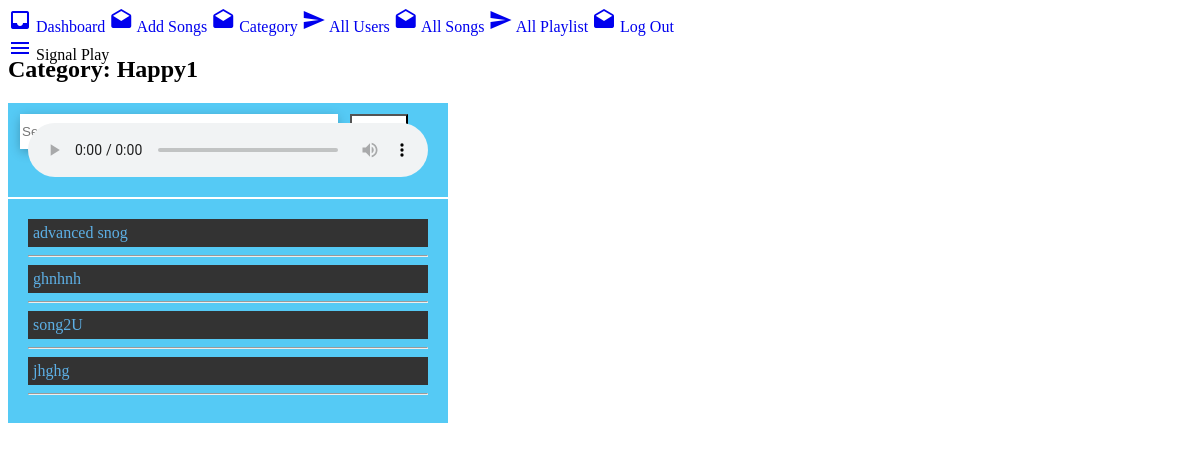
The app's page /admin/viewDetailsCategory.php?categoryDetail=8 (signed in), older data.
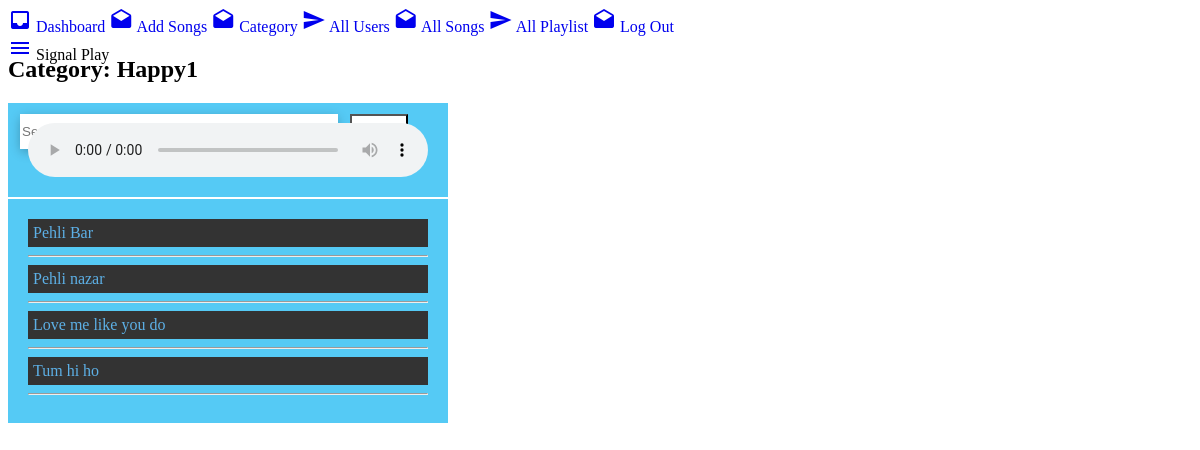
The same page, newer data.
### tables this page shows
CREATE TABLE `songs` (
  `sId` int(3) NOT NULL,
  `uId` int(3) NOT NULL,
  `sSong` text NOT NULL,
  `sTitle` varchar(256) NOT NULL,
  `sArtist` varchar(256) NOT NULL,
  `sImage` text NOT NULL,
  `sSource` text NOT NULL,
  `sDescription` varchar(256) NOT NULL,
  `sDuration` varchar(256) NOT NULL
);

### admin/viewDetailsCategory.php (the view, shortened to what this page needs)
<?php
require "db.php";
if(isset($_GET['categoryDetail'])){
	$categoryId = $_GET['categoryDetail'];
}
$query = "SELECT * FROM category WHERE cId=$categoryId";
$category= mysqli_query($con,$query);
while($row = mysqli_fetch_assoc($category)){
	$cName = $row['cName'];
}
?>
<!DOCTYPE html>
<html>
<head>
	<link rel="stylesheet" type="text/css" href="https://unpkg.com/material-components-web@latest/dist/material-components-web.min.css">
	<link rel="stylesheet" href="./css/style.css">
	<link rel="stylesheet" type="text/css" href="../user/css/searchBox.css">
</head>
<body>
	<?php include "header.php"; ?>
	<div class="mdc-drawer-app-content">
		<?php include "navbar.php";  ?>
		<main class="main-content" id="main-content">
			<div class="mdc-top-app-bar--fixed-adjust">
				<h2>Category: <?php echo $cName;  ?></h2>
				<?php
				$query = "SELECT * FROM catSongs WHERE cId=$categoryId LIMIT 1";
				$select_song_id= mysqli_query($con,$query);
				while($row = mysqli_fetch_assoc($select_song_id)){
					$song_id = $row['sId'];
					$query = "SELECT * FROM songs WHERE sId=$song_id ";
					$select_song= mysqli_query($con,$query);
					while($row = mysqli_fetch_assoc($select_song)){
						$song = $row['sSong'];
						?>
						<audio id="audio" preload="auto" tabindex="0" controls="">
							<source src="<?php echo $song; ?>">
							</audio>
							<?php
						}
					}
					?>
					<nav role='navigation'>
						<ul id="playlist">
							<?php
							$query = "SELECT * FROM catSongs WHERE cId=$categoryId";
							$select_song_id= mysqli_query($con,$query);
							while($row = mysqli_fetch_assoc($select_song_id)){
								$song_id = $row['sId'];
								$query = "SELECT * FROM songs WHERE sId=$song_id ";
								$select_song= mysqli_query($con,$query);
								while($row = mysqli_fetch_assoc($select_song)){
									$song = $row['sSong'];
									$songTitle = $row['sTitle'];
									?>
									<li class="active">
										<a href="<?php echo $song ?>">
											<?php echo $songTitle;  ?>
										</a>
										<hr>
									</li>
									<?php
								}
							}
							?>
						</ul>
					</nav>
				</div>
			</main>
		</div>
	</body>
	</html>

Row changes from the older to the newer data that the page shows:
changed songs: sTitle "advanced snog" → "Pehli Bar"
changed songs: sTitle "ghnhnh" → "Pehli nazar"
changed songs: sTitle "song2U" → "Love me like you do"
changed songs: sTitle "jhghg" → "Tum hi ho"
